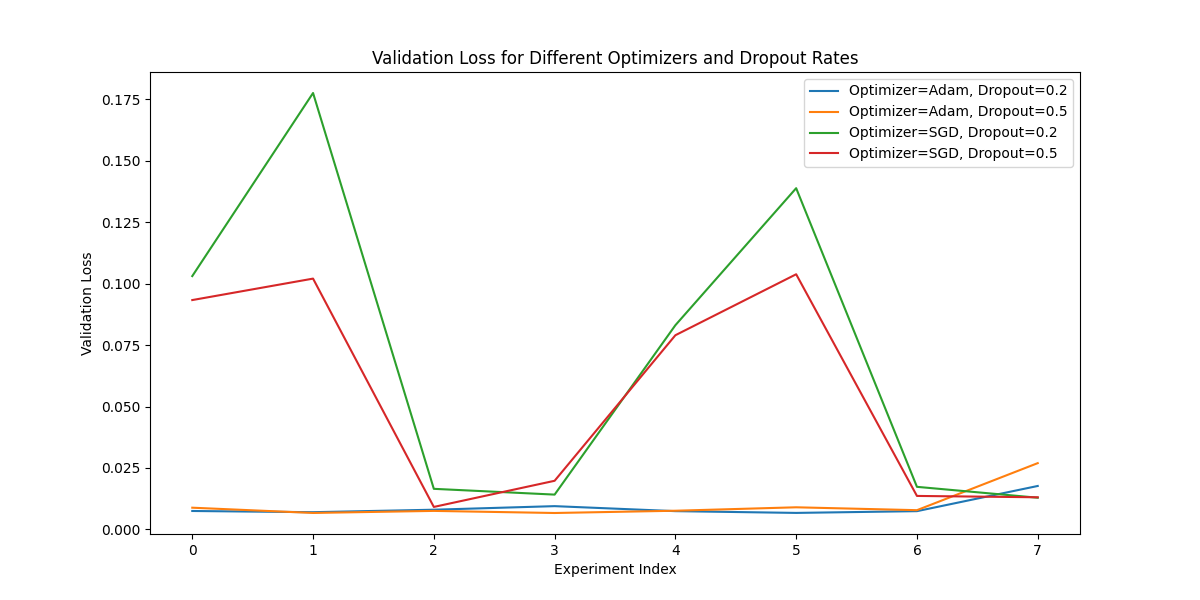

Write Python code to recreate this figure.
import numpy as np
import pandas as pd
from sklearn.preprocessing import MinMaxScaler
from sklearn.model_selection import train_test_split
from tensorflow.keras.models import Sequential
from tensorflow.keras.layers import LSTM, Dense, Dropout, Input
from tensorflow.keras.optimizers import Adam, SGD
import matplotlib.pyplot as plt

# Step 1: Load the dataset
data = pd.read_csv('AirPassengers.csv')
data = data[['#Passengers']]  # Use the correct column name

# Step 2: Preprocess the data
scaler = MinMaxScaler(feature_range=(0, 1))
scaled_data = scaler.fit_transform(data)

def create_sequences(data, sequence_length):
    x, y = [], []
    for i in range(len(data) - sequence_length):
        x.append(data[i:i + sequence_length])
        y.append(data[i + sequence_length])
    return np.array(x), np.array(y)

sequence_length = 50
X, y = create_sequences(scaled_data, sequence_length)
X = np.expand_dims(X, axis=-1)  # Add feature dimension for LSTM
X_train, X_test, y_train, y_test = train_test_split(X, y, test_size=0.2, random_state=42)

# Step 3: Function to build the LSTM model
def build_model(units, learning_rate, optimizer, activation, dropout_rate):
    model = Sequential([
        Input(shape=(sequence_length, 1)),  # Add an Input layer
        LSTM(units, activation=activation, return_sequences=False),
        Dropout(dropout_rate),
        Dense(1)
    ])
    model.compile(optimizer=optimizer(learning_rate=learning_rate), loss='mse')                                                     
    return model

# Step 4: Hyperparameter experiments (including optimizer and dropout)
experiments = {
    "lstm_units": [50, 100],  # Test with 50 and 100 units
    "learning_rate": [0.001, 0.01],  # Test with 0.001 and 0.01 learning rates
    "activation": ['tanh', 'relu'],  # Test with 'tanh' and 'relu' activation functions
    "optimizer": [Adam, SGD],  # Test with Adam and SGD optimizers
    "dropout_rate": [0.2, 0.5]  # Test with 0.2 and 0.5 dropout rates
}

results = []

# Run the experiments with fewer combinations (2 values for each hyperparameter)
for units in experiments["lstm_units"]:
    for lr in experiments["learning_rate"]:
        for activation in experiments["activation"]:
            for optimizer in experiments["optimizer"]:
                for dropout_rate in experiments["dropout_rate"]:
                    # Build and train the model
                    model = build_model(units, lr, optimizer, activation, dropout_rate)
                    history = model.fit(X_train, y_train, validation_data=(X_test, y_test),
                                        epochs=10, batch_size=16, verbose=0)
                    # Evaluate and log results
                    train_loss = history.history['loss'][-1]
                    val_loss = history.history['val_loss'][-1]
                    results.append({
                        "Units": units,
                        "Learning Rate": lr,
                        "Activation": activation,
                        "Optimizer": optimizer.__name__,
                        "Dropout Rate": dropout_rate,
                        "Train Loss": train_loss,
                        "Validation Loss": val_loss
                    }) 

# Step 5: Display results
results_df = pd.DataFrame(results)
print(results_df)
results_df.to_csv('lstm_experiment_results.csv', index=False)

# Plot changes in Validation Loss
plt.figure(figsize=(12, 6))
for optimizer in experiments["optimizer"]:
    for dropout_rate in experiments["dropout_rate"]:
        subset = results_df[(results_df["Optimizer"] == optimizer.__name__) & 
                            (results_df["Dropout Rate"] == dropout_rate)]
        plt.plot(range(len(subset)), subset["Validation Loss"], label=f"Optimizer={optimizer.__name__}, Dropout={dropout_rate}")
plt.xlabel("Experiment Index")
plt.ylabel("Validation Loss")
plt.title("Validation Loss for Different Optimizers and Dropout Rates")
plt.legend()
plt.show()
plt.savefig("lstm.png")
